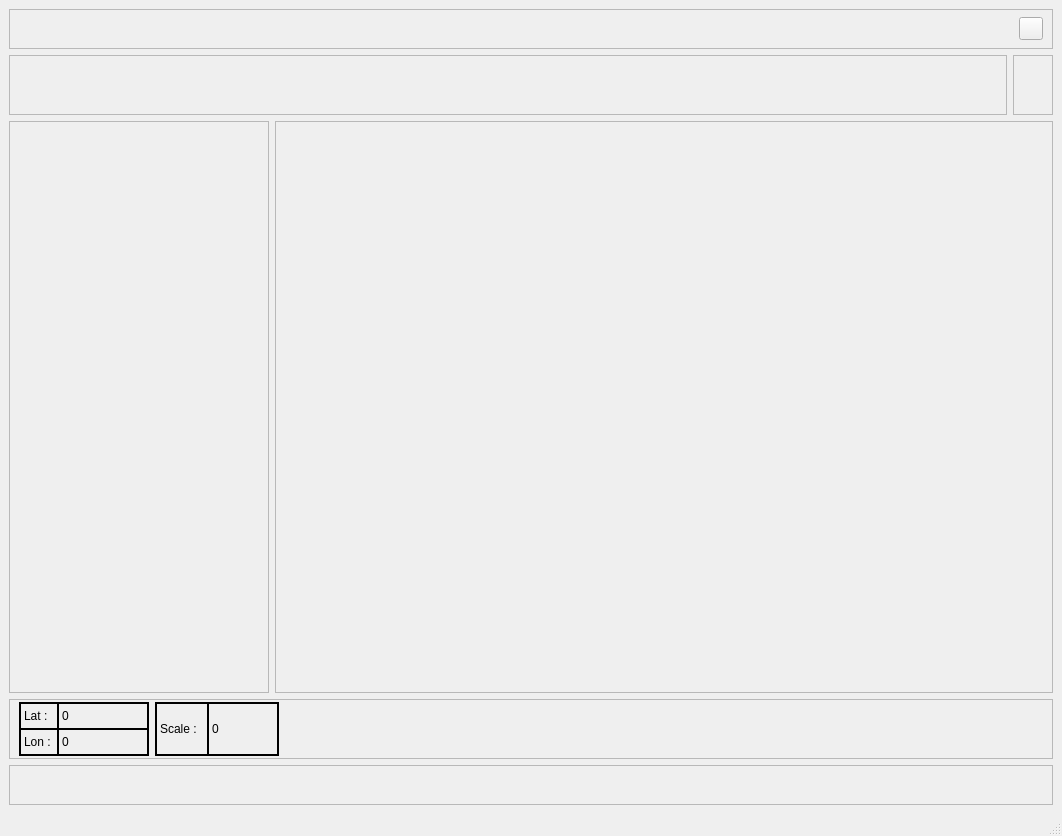
<?xml version="1.0" encoding="UTF-8"?>
<ui version="4.0">
 <class>MainWindow</class>
 <widget class="QMainWindow" name="MainWindow">
  <property name="geometry">
   <rect>
    <x>0</x>
    <y>0</y>
    <width>1062</width>
    <height>836</height>
   </rect>
  </property>
  <property name="windowTitle">
   <string>MainWindow</string>
  </property>
  <widget class="QWidget" name="centralwidget">
   <layout class="QVBoxLayout" name="verticalLayout_2">
    <item>
     <layout class="QVBoxLayout" name="verticalLayout">
      <item>
       <widget class="QFrame" name="menubarFrame">
        <property name="maximumSize">
         <size>
          <width>16777215</width>
          <height>40</height>
         </size>
        </property>
        <property name="frameShape">
         <enum>QFrame::StyledPanel</enum>
        </property>
        <property name="frameShadow">
         <enum>QFrame::Raised</enum>
        </property>
        <layout class="QHBoxLayout" name="horizontalLayout_3">
         <property name="topMargin">
          <number>2</number>
         </property>
         <property name="bottomMargin">
          <number>2</number>
         </property>
         <item>
          <spacer name="horizontalSpacer">
           <property name="orientation">
            <enum>Qt::Horizontal</enum>
           </property>
           <property name="sizeHint" stdset="0">
            <size>
             <width>861</width>
             <height>17</height>
            </size>
           </property>
          </spacer>
         </item>
         <item>
          <widget class="QToolButton" name="closeButton">
           <property name="text">
            <string/>
           </property>
          </widget>
         </item>
        </layout>
       </widget>
      </item>
      <item>
       <layout class="QHBoxLayout" name="horizontalLayout">
        <item>
         <widget class="QFrame" name="WidgetFrame">
          <property name="maximumSize">
           <size>
            <width>16777215</width>
            <height>60</height>
           </size>
          </property>
          <property name="frameShape">
           <enum>QFrame::StyledPanel</enum>
          </property>
          <property name="frameShadow">
           <enum>QFrame::Raised</enum>
          </property>
         </widget>
        </item>
        <item>
         <widget class="QFrame" name="treeFrame">
          <property name="maximumSize">
           <size>
            <width>40</width>
            <height>60</height>
           </size>
          </property>
          <property name="frameShape">
           <enum>QFrame::StyledPanel</enum>
          </property>
          <property name="frameShadow">
           <enum>QFrame::Raised</enum>
          </property>
         </widget>
        </item>
       </layout>
      </item>
      <item>
       <layout class="QHBoxLayout" name="horizontalLayout_2" stretch="1,3">
        <item>
         <widget class="QFrame" name="leftPanelFrame">
          <property name="maximumSize">
           <size>
            <width>300</width>
            <height>16777215</height>
           </size>
          </property>
          <property name="frameShape">
           <enum>QFrame::StyledPanel</enum>
          </property>
          <property name="frameShadow">
           <enum>QFrame::Raised</enum>
          </property>
         </widget>
        </item>
        <item>
         <widget class="QFrame" name="centralFrame">
          <property name="frameShape">
           <enum>QFrame::StyledPanel</enum>
          </property>
          <property name="frameShadow">
           <enum>QFrame::Raised</enum>
          </property>
          <layout class="QVBoxLayout" name="centralLayout">
           <property name="leftMargin">
            <number>2</number>
           </property>
           <property name="topMargin">
            <number>2</number>
           </property>
           <property name="rightMargin">
            <number>2</number>
           </property>
           <property name="bottomMargin">
            <number>2</number>
           </property>
          </layout>
         </widget>
        </item>
       </layout>
      </item>
      <item>
       <widget class="QFrame" name="bottomLabelFrame">
        <property name="maximumSize">
         <size>
          <width>16777215</width>
          <height>60</height>
         </size>
        </property>
        <property name="frameShape">
         <enum>QFrame::StyledPanel</enum>
        </property>
        <property name="frameShadow">
         <enum>QFrame::Raised</enum>
        </property>
        <layout class="QHBoxLayout" name="horizontalLayout_6">
         <property name="topMargin">
          <number>2</number>
         </property>
         <property name="bottomMargin">
          <number>2</number>
         </property>
         <item>
          <widget class="QFrame" name="frame">
           <property name="styleSheet">
            <string notr="true">border: 1px solid</string>
           </property>
           <property name="frameShape">
            <enum>QFrame::StyledPanel</enum>
           </property>
           <property name="frameShadow">
            <enum>QFrame::Raised</enum>
           </property>
           <layout class="QVBoxLayout" name="verticalLayout_3">
            <property name="spacing">
             <number>0</number>
            </property>
            <property name="leftMargin">
             <number>0</number>
            </property>
            <property name="topMargin">
             <number>0</number>
            </property>
            <property name="rightMargin">
             <number>0</number>
            </property>
            <property name="bottomMargin">
             <number>0</number>
            </property>
            <item>
             <layout class="QHBoxLayout" name="horizontalLayout_4">
              <item>
               <widget class="QLabel" name="label">
                <property name="text">
                 <string>Lat :  </string>
                </property>
               </widget>
              </item>
              <item>
               <widget class="QLabel" name="latLabel">
                <property name="minimumSize">
                 <size>
                  <width>90</width>
                  <height>0</height>
                 </size>
                </property>
                <property name="text">
                 <string>0</string>
                </property>
               </widget>
              </item>
             </layout>
            </item>
            <item>
             <layout class="QHBoxLayout" name="horizontalLayout_5">
              <item>
               <widget class="QLabel" name="label_3">
                <property name="text">
                 <string>Lon : </string>
                </property>
               </widget>
              </item>
              <item>
               <widget class="QLabel" name="lonLabel">
                <property name="minimumSize">
                 <size>
                  <width>90</width>
                  <height>0</height>
                 </size>
                </property>
                <property name="text">
                 <string>0</string>
                </property>
               </widget>
              </item>
             </layout>
            </item>
           </layout>
          </widget>
         </item>
         <item>
          <widget class="QFrame" name="frame_2">
           <property name="styleSheet">
            <string notr="true">border: 1px solid</string>
           </property>
           <property name="frameShape">
            <enum>QFrame::StyledPanel</enum>
           </property>
           <property name="frameShadow">
            <enum>QFrame::Raised</enum>
           </property>
           <layout class="QHBoxLayout" name="horizontalLayout_7">
            <property name="spacing">
             <number>0</number>
            </property>
            <property name="leftMargin">
             <number>0</number>
            </property>
            <property name="topMargin">
             <number>0</number>
            </property>
            <property name="rightMargin">
             <number>0</number>
            </property>
            <property name="bottomMargin">
             <number>0</number>
            </property>
            <item>
             <widget class="QLabel" name="label_4">
              <property name="text">
               <string>Scale :  </string>
              </property>
             </widget>
            </item>
            <item>
             <widget class="QLabel" name="scaleLabel">
              <property name="minimumSize">
               <size>
                <width>70</width>
                <height>0</height>
               </size>
              </property>
              <property name="text">
               <string>0</string>
              </property>
             </widget>
            </item>
           </layout>
          </widget>
         </item>
         <item>
          <spacer name="horizontalSpacer_2">
           <property name="orientation">
            <enum>Qt::Horizontal</enum>
           </property>
           <property name="sizeHint" stdset="0">
            <size>
             <width>887</width>
             <height>20</height>
            </size>
           </property>
          </spacer>
         </item>
        </layout>
       </widget>
      </item>
      <item>
       <widget class="QFrame" name="bottomLabel2Frame">
        <property name="maximumSize">
         <size>
          <width>16777215</width>
          <height>40</height>
         </size>
        </property>
        <property name="frameShape">
         <enum>QFrame::StyledPanel</enum>
        </property>
        <property name="frameShadow">
         <enum>QFrame::Raised</enum>
        </property>
       </widget>
      </item>
     </layout>
    </item>
   </layout>
  </widget>
  <widget class="QMenuBar" name="menubar">
   <property name="geometry">
    <rect>
     <x>0</x>
     <y>0</y>
     <width>1062</width>
     <height>23</height>
    </rect>
   </property>
  </widget>
  <widget class="QStatusBar" name="statusbar"/>
 </widget>
 <resources/>
 <connections/>
</ui>
